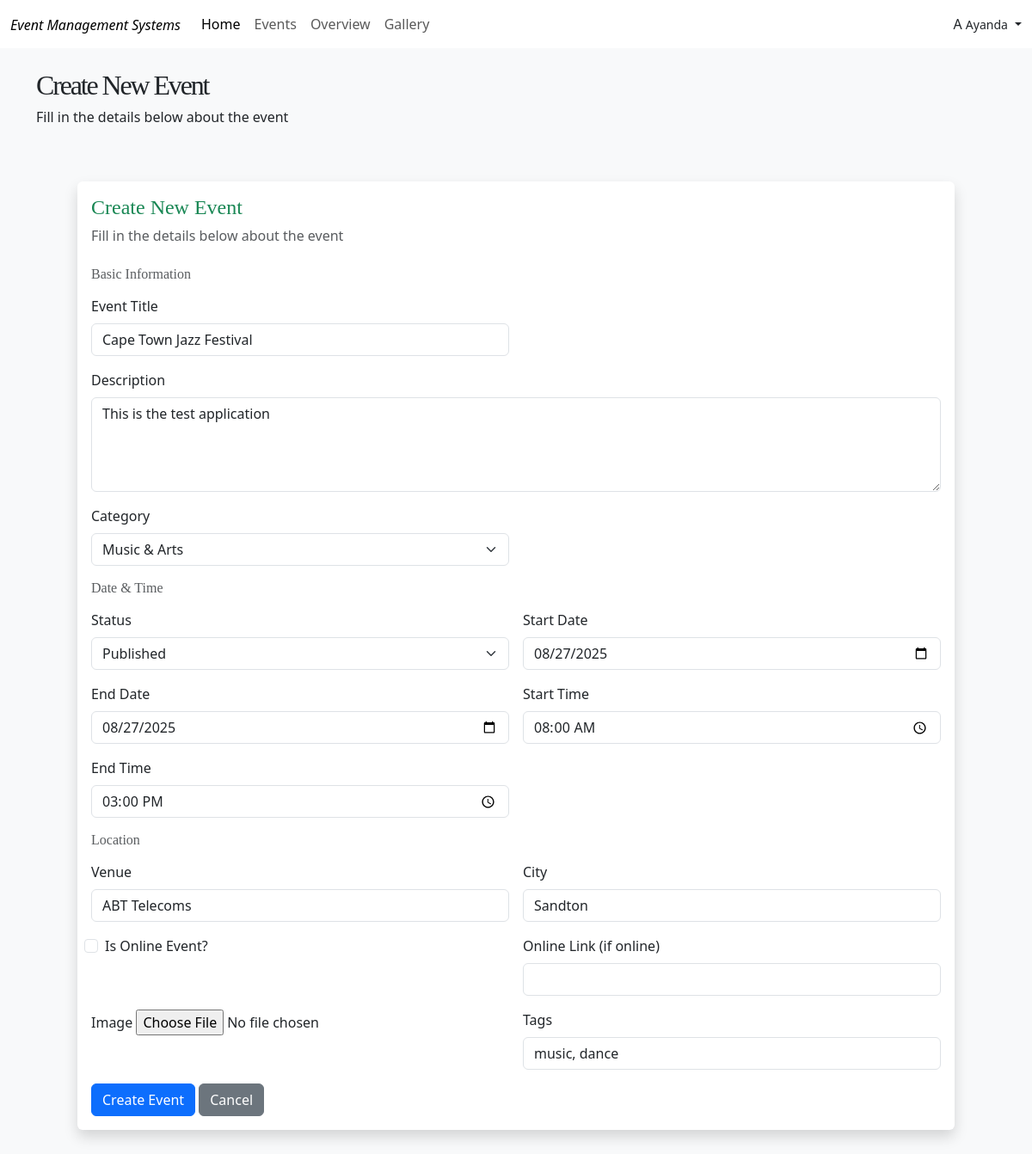
The page /events/1/edit/ (signed in) on the database its author committed.
### event_app/models.py (models this page shows, shortened)
class CustomUser(AbstractUser):
    ROLE_CHOICES = [
        ('admin', 'Admin'),
        ('organizer', 'Organizer'),
        ('attendee', 'Attendee'),
    ]
    contact_number = models.CharField(max_length=15, blank=True, null=True)
    role = models.CharField(max_length=20, choices=ROLE_CHOICES, default='organizer')

class Event(models.Model):
    MUSIC_ARTS = 'music-arts'
    BUSINESS = 'business'
    SPORTS = 'sports'
    TECHNOLOGY = 'technology'
    FOOD_DRINK = 'food-drink'
    HEALTH_WELLNESS = 'health-wellness'
    EDUCATION = 'education'
    COMMUNITY = 'community'
    CHARITY = 'charity'
    GOVERNMENT = 'government'
    TOURISM = 'tourism'
    CATEGORY_CHOICES = [
        (MUSIC_ARTS, 'Music & Arts'),
        (BUSINESS, 'Business & Professional'),
        (SPORTS, 'Sports & Fitness'),
        (TECHNOLOGY, 'Technology'),
        (FOOD_DRINK, 'Food & Drink'),
        (HEALTH_WELLNESS, 'Health & Wellness'),
        (EDUCATION, 'Education & Learning'),
        (COMMUNITY, 'Community & Culture'),
        (CHARITY, 'Charity & Fundraising'),
        (GOVERNMENT, 'Government & Politics'),
        (TOURISM, 'Tourism & Hospitality'),
    ]
    DRAFT = 'draft'
    PUBLISHED = 'published'
    CANCELLED = 'cancelled'
    COMPLETED = 'completed'
    STATUS_CHOICES = [
        (DRAFT, 'Draft'),
        (PUBLISHED, 'Published'),
        (CANCELLED, 'Cancelled'),
        (COMPLETED, 'Completed'),
    ]
    title = models.CharField(max_length=200)
    description = models.TextField()
    category = models.CharField(max_length=80, choices=CATEGORY_CHOICES)
    status = models.CharField(max_length=20, choices=STATUS_CHOICES, default=DRAFT)
    organizer = models.ForeignKey(User, on_delete=models.CASCADE, related_name='organized_events')
    is_approved = models.BooleanField(default=False)
    attendees = models.ManyToManyField(
        Attendee,
        through='EventRegistration',
        related_name='events',
        blank=True
    )
    start_date = models.DateField()
    end_date = models.DateField()
    start_time = models.TimeField()
    end_time = models.TimeField()
    venue = models.CharField(max_length=200)
    city = models.CharField(max_length=100)
    is_online = models.BooleanField(default=False)
    online_link = models.URLField(blank=True, null=True)
    image = models.ImageField(upload_to='event_images/', blank=True, null=True)
    tags = models.TextField(help_text='Comma-separated tags', blank=True)
    max_attendees = models.PositiveIntegerField(blank=True, null=True)
    registration_deadline = models.DateTimeField(blank=True, null=True)
    views_count = models.PositiveIntegerField(default=0, editable=False)
    created_at = models.DateTimeField(auto_now_add=True)
    updated_at = models.DateTimeField(auto_now=True)
    class Meta:
        ordering = ['-created_at']

### event_app/event_views.py (the view)
# urls.py: path("events/<int:event_id>/edit/", event_views.edit_event, name="edit_event"),
def edit_event(request, event_id):
    event = get_object_or_404(Event, id=event_id, organizer=request.user)
    if request.method == "POST":
        form = EventForm(request.POST, instance=event)
        if form.is_valid():
            form.save()
            subject = f"Event Updated: {event.title}"
            notify_event_attendees(event, subject, "event_updated")
            messages.success(request, f"The event '{event.title}' was updated and attendees notified.")
            return redirect("event_details", event_id=event.id)
    else:
        form = EventForm(instance=event)
    return render(request, "create_event.html", {"form": form, "event": event})

### templates/create_event.html (shortened to what this page needs)
{% extends "base.html" %}
{% load static %}
{% block content %}
<div class="container py-4">
  <h2 class="">Create New Event</h2>
  <p>Fill in the details below about the event</p>
  <div class="p-5">
    <div class="bg-white rounded shadow p-3">
        <h6 class="h4 text-success">Create New Event</h6>
        <p class="text-muted">Fill in the details below about the event</p>
    <form method="post" enctype="multipart/form-data" class="row g-3 pt-2">
    <h6 class="mb-0 text-muted">Basic Information</h6>
    <div class="col-md-6">
      <label class="form-label">Event Title</label>
      {{ form.title }}
    </div>
    <div class="col-md-12">
      <label class="form-label">Description</label>
      {{ form.description }}
    </div>
    <div class="col-md-6">
      <label class="form-label">Category</label>
      {{ form.category }}
    </div>
    <h6 class="mb-0 text-muted">Date & Time</h6>
    <div class="col-md-6">
      <label class="form-label">Status</label>
      {{ form.status }}
    </div>
    <div class="col-md-6">
      <label class="form-label">Start Date</label>
      {{ form.start_date }}
    </div>
    <div class="col-md-6">
      <label class="form-label">End Date</label>
      {{ form.end_date }}
    </div>
    <div class="col-md-6">
      <label class="form-label">Start Time</label>
      {{ form.start_time }}
    </div>
    <div class="col-md-6">
      <label class="form-label">End Time</label>
      {{ form.end_time }}
    </div>
    <h6 class="text-muted mb-0">Location</h6>
    <div class="col-md-6">
      <label class="form-label">Venue</label>
      {{ form.venue }}
    </div>
    <div class="col-md-6">
      <label class="form-label">City</label>
      {{ form.city }}
    </div>
    <div class="col-md-6 form-check">
      {{ form.is_online }}
      <label class="form-check-label">Is Online Event?</label>
    </div>
    <div class="col-md-6">
      <label class="form-label">Online Link (if online)</label>
      {{ form.online_link }}
    </div>
    <div class="col-md-6">
      <label class="form-label">Image</label>
      {{ form.image }}
    </div>
    <div class="col-md-6">
      <label class="form-label">Tags</label>
      {{ form.tags }}
    </div>
    <div class="col-12">
      <button type="submit" class="btn btn-primary">Create Event</button>
      <a href="{% url 'organizer_overview' %}" class="btn btn-secondary">Cancel</a>
    </div>
  </form>
  </div>
  </div>
</div>
{% endblock %}

### templates/partials/navbar.html (shortened to what this page needs)
<nav class="navbar navbar-expand-lg" id="navbar">
  <div class="container-fluid">
    <a class="navbar-brand text-center" href="{% url 'home' %}"><span style="font-style: italic; font-size: 16px;">Event Management Systems</span> </a>
    <div class="collapse navbar-collapse" id="navbarSupportedContent">
      <ul class="navbar-nav me-auto mb-2 mb-lg-0">
        <li class="nav-item">
          <a class="nav-link active" aria-current="page" href="{% url 'home' %}"
            >Home</a
          >
        </li>
        <li class="nav-item">
          <a class="nav-link" href="{% url 'upcoming_events' %}">Events</a>
        </li>
        {% if user.is_authenticated %}
        <li class="nav-item">
          <a class="nav-link" href="{% url 'organizer_overview' %}">Overview</a>
        </li>
        {%endif%}
        <li class="nav-item">
          <a class="nav-link" href="">Gallery</a>
        </li>
      </ul>
      <div class="ms-auto">
        {% if user.is_authenticated%}
        <div class="dropdown text-end">
          <a
            href="#"
            class="d-flex justify-content-center align-items-center gap-1 link-dark text-decoration-none dropdown-toggle"
            id="userDropdown"
            data-bs-toggle="dropdown"
            aria-expanded="false"
          >
            <div class="user-circle">{{ user.username|slice:":1"|upper }}</div>
            <small class="username-text">{{ user.username }}</small>
          </a>
        </div>
        {%endif%}
      </div>
    </div>
  </div>
</nav>

### rows shown on the page
CustomUser: username "A", username "Ayanda"
Event: title "Cape Town Jazz Festival", description "This is the test application", category "Music & Arts", status "Published", start_date "08/27/2025", end_date "08/27/2025", start_time "08:00:00", end_time "15:00:00", venue "ABT Telecoms", city "Sandton", tags "music, dance"
